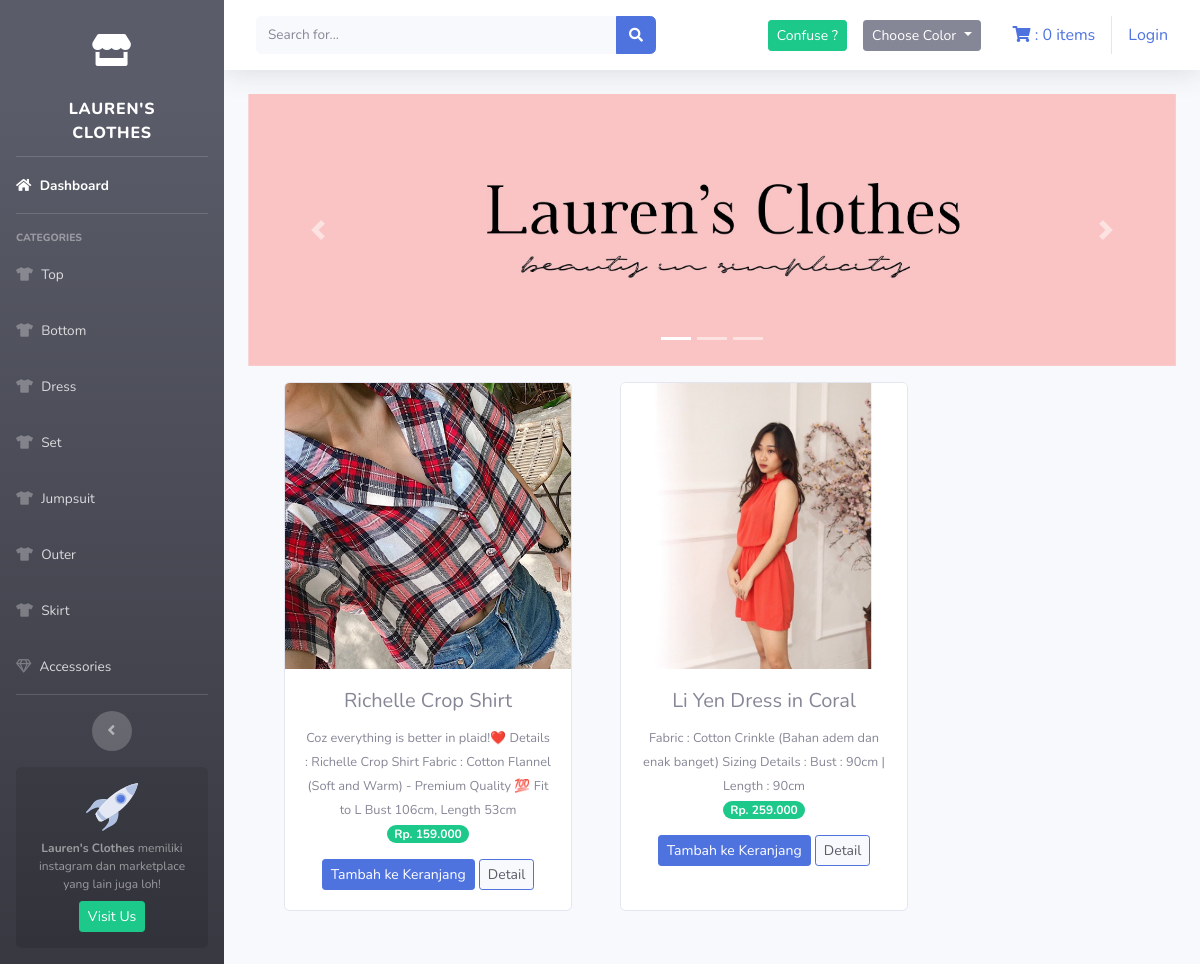
Screenshot of /index.php/warna/red with the database file from the repository.
### tables this page shows
CREATE TABLE `tb_barang` (
  `id_brg` int(11) NOT NULL,
  `nama_brg` varchar(120) NOT NULL,
  `keterangan` varchar(512) NOT NULL,
  `kategori` varchar(60) NOT NULL,
  `harga` int(11) NOT NULL,
  `stok` int(4) NOT NULL,
  `gambar` text NOT NULL,
  `warna` varchar(120) NOT NULL,
  `r_kenyamanan` int(10) NOT NULL,
  `r_harga` int(10) NOT NULL,
  `r_formalitas` int(10) NOT NULL,
  `c_review` int(11) NOT NULL DEFAULT 1
);

### application/controllers/warna.php (called while the page is built, shortened)
<?php
class Warna extends CI_Controller{
    public function red(){
        $data['red']= $this->model_warna->data_red()->result();
        $this->load->view('templates/header');
        $this->load->view('templates/sidebar');
        $this->load->view('warna/red', $data);
        $this->load->view('templates/footer');
    }
}

### index.php (called while the page is built, shortened)
<?php
require_once BASEPATH.'core/CodeIgniter.php';

### application/models/model_warna.php (called while the page is built, shortened)
<?php
class Model_warna extends CI_Model{
    public function data_red(){
        return $this->db->get_where("tb_barang", array('warna'=>'red'));
    }
}

### application/views/warna/red.php (the view, shortened to what this page needs)
<div class="container-fluid">
    <div id="carouselExampleIndicators" class="carousel slide" data-bs-ride="carousel">
        <ol class="carousel-indicators">
            <li type="button" data-bs-target="#carouselExampleIndicators" data-bs-slide-to="0" class="active"></li>
            <li type="button" data-bs-target="#carouselExampleIndicators" data-bs-slide-to="1"></li>
            <li type="button" data-bs-target="#carouselExampleIndicators" data-bs-slide-to="2"></li>
        </ol>
        <div class="carousel-inner">
            <div class="carousel-item active">
                <img src="<?php echo base_url('assets/img/slider0.jpg') ?>" class="d-block w-100" alt="...">
            </div>
        </div>
        <a class="carousel-control-prev" href="#carouselExampleIndicators" role="button" data-slide="prev">
            <span class="carousel-control-prev-icon" aria-hidden="true"></span>
        </a>
        <a class="carousel-control-next" href="#carouselExampleIndicators" role="button" data-slide="next">
            <span class="carousel-control-next-icon" aria-hidden="true"></span>
        </a>
    </div>
    <div class="row text-center mt-3">
        <?php foreach ($red as $brg) : ?>
            <div class="card ml-5 mb-4" style="width: 18rem;">
                <img src="<?php echo base_url() . '/uploads/' . $brg->gambar ?>" class="card-img-top" alt="...">
                <div class="card-body">
                    <h5 class="card-title"><?php echo $brg->nama_brg ?></h5>
                    <small><?php echo $brg->keterangan ?></small><br>
                    <span class="badge badge-pill badge-success mb-3">Rp. <?php echo number_format($brg->harga, 0, ',', '.')  ?></span> <br>
                    <?php echo anchor(
                        'dashboard/tambah_ke_keranjang/' . $brg->id_brg,
                        '<div class="btn btn-sm btn-primary">Tambah ke Keranjang</div>'
                    ) ?>
                    <?php echo anchor(
                        'dashboard/detail/' . $brg->id_brg,
                        '<div class="btn btn-sm btn-primary bg-light text-dark">Detail</div>'
                    ) ?>
                </div>
            </div>
        <?php endforeach ?>
    </div>
</div>

### rows the page displays
tb_barang: gambar (picture), nama_brg "Richelle Crop Shirt", keterangan "Coz everything is better in plaid!❤️ Details : Richelle Crop Shirt Fabric : Cotton Flannel (Soft and Warm) - Premium Quality 💯 Fit to L Bust 106cm, Length 53cm", harga "159.000", id_brg "Tambah ke Keranjang", id_brg "Detail"
tb_barang: gambar (picture), nama_brg "Li Yen Dress in Coral", keterangan "Fabric : Cotton Crinkle (Bahan adem dan enak banget) Sizing Details : Bust : 90cm | Length : 90cm", harga "259.000", id_brg "Tambah ke Keranjang", id_brg "Detail"

### other values shown
$this->cart->total_items() "0"
anchor('auth/login', 'Login') "Login"
